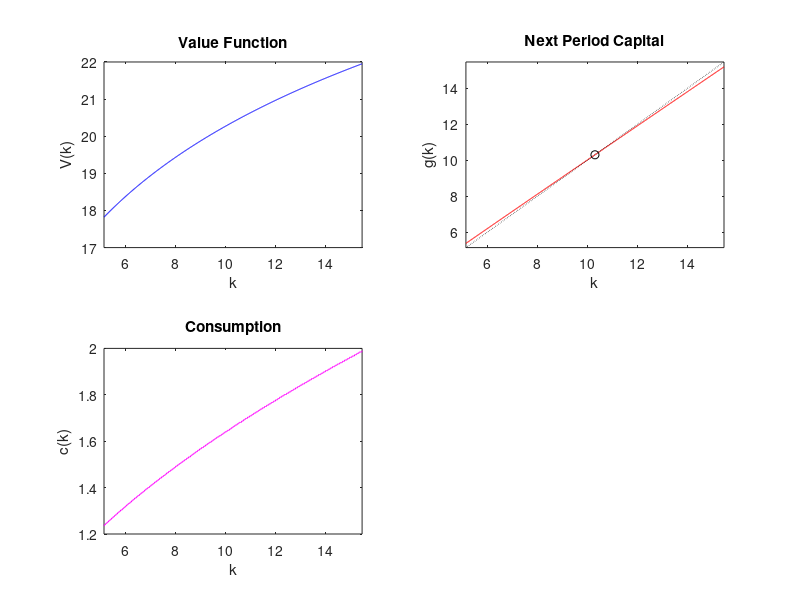

Write the MATLAB code that produced this figure.
%% interpolation
clear all
%set parameters
tic
delta=0.05;beta=0.98;alfa=1/3;gamma=2;A=1;its=0;maxits=500;tol=0.01;
dif=100;pointsk=700;pointsc=700;
%compute the steady state
kss=((1-beta*(1-delta))/(alfa*beta*A))^(1/(alfa-1));
css=(1-delta)*kss+A*kss^(alfa)-kss;iss=A*kss^(alfa)-css;
%create the grid for capital
kmin=1/2*kss;kmax=3/2*kss;
k=linspace(kmin,kmax,pointsk)';
%create the grid for consumption
cmin=1;cmax=5;c=linspace(cmin,cmax,pointsc)';
%other settings
I=length(k);J=length(c);v0=linspace(1,100,I);v1=zeros(I,1);
ind=zeros(I,1);pol=zeros(I,1);
%construct G
G=zeros(J,I);
for i=1:I
    for j=1:J    
        G(j,i)=(1-delta)*k(i,1)+A*k(i,1)^(alfa)-c(j,1);
    end
end
%construct F
F=zeros(J,I);
for i=1:I
    for j=1:J  
        if G(j,i)>=0 | G(j,i)<=(1-delta)*k(i,1)+A*k(i,1)^(alfa) 
        F(j,i)=((c(j,1))^(1-gamma)-1)/(1-gamma);
        else
        F(j,i)=log(0);
        end
    end
end
value=zeros(J,I);
%value function iteration
while dif>tol & its<maxits
value=F+beta*interp1(k,v0,G,'linear');
    [M K]=max(value);
    v1=M';
    ind=K';
dif=max(abs(v1-v0));
v0=v1;
its=its+1; 
end
for i=1:I
pol(i,1)=G(ind(i,1),i);
c(i,1)=(1-delta)*k(i,1)+A*k(i,1)^(alfa)-pol(i,1);
end
toc
%plots
interp=figure;
subplot(2,2,1);
plot(k,v1,'b');
xlim([kmin kmax]);
ylabel('V(k)');
xlabel('k');
title('Value Function');
subplot(2,2,2);
plot(k,pol,'r-');
hold on;
plot(k,k,'k:');
hold on
plot(kss,kss,'ok');
ylim([kmin kmax]);
xlim([kmin kmax]);
ylabel('g(k)');
xlabel('k');
title('Next Period Capital');
subplot(2,2,3);
plot(k,c,'m');
xlim([kmin kmax]);
ylabel('c(k)');
xlabel('k');
title('Consumption');
saveas(interp,'interpolation.png');